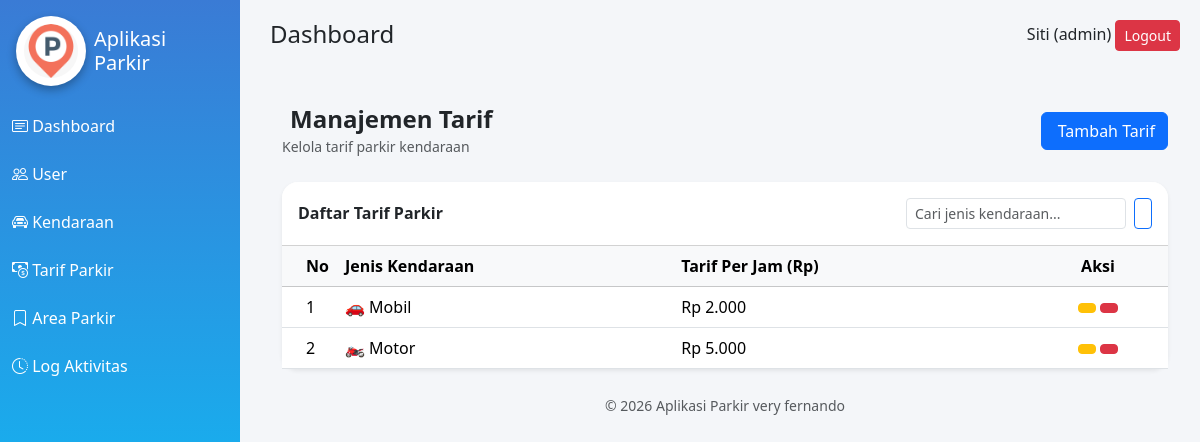
/tarif/index.php (signed in), run on the app's committed database.
### tables this page shows
CREATE TABLE `tb_tarif` (
  `id_tarif` int(11) NOT NULL,
  `jenis_kendaraan` enum('motor','mobil','lainnya') DEFAULT NULL,
  `tarif_per_jam` decimal(10,0) DEFAULT NULL
);

### tarif/index.php (the view, shortened to what this page needs)
<?php
include '../config/koneksi.php';
include '../template/header.php';
include '../template/sidebar.php';
include '../template/navbar.php';
$cari = isset($_GET['cari']) ? mysqli_real_escape_string($conn, $_GET['cari']) : '';
$where = $cari ? "WHERE jenis_kendaraan LIKE '%$cari%'" : '';
$per_halaman = 10;
$halaman     = isset($_GET['halaman']) ? intval($_GET['halaman']) : 1;
$offset      = ($halaman - 1) * $per_halaman;
$query = mysqli_query($conn, "SELECT * FROM tb_tarif $where ORDER BY id_tarif DESC LIMIT $per_halaman OFFSET $offset");
?>
<div class="content-wrapper">
  <div class="container-fluid py-4">
    <div class="d-flex justify-content-between align-items-center mb-4">
      <div>
        <h4 class="fw-bold mb-0">
          <i class="fas fa-tags me-2 text-primary"></i>Manajemen Tarif
        </h4>
        <small class="text-muted">Kelola tarif parkir kendaraan</small>
      </div>
      <a href="tambah.php" class="btn btn-primary">
        <i class="fas fa-plus me-1"></i> Tambah Tarif
      </a>
    </div>
    <div class="card shadow-sm border-0 rounded-4">
      <div class="card-header bg-white py-3 d-flex justify-content-between align-items-center rounded-top-4">
        <span class="fw-semibold">Daftar Tarif Parkir</span>
        <form method="GET" class="d-flex gap-2">
          <input
            type="text"
            name="cari"
            class="form-control form-control-sm"
            placeholder="Cari jenis kendaraan..."
            value="<?= htmlspecialchars($cari) ?>"
            style="width:220px"
          >
          <button class="btn btn-sm btn-outline-primary">
          </button>
        </form>
      </div>
      <div class="card-body p-0">
        <div class="table-responsive">
          <table class="table table-hover align-middle mb-0">
            <thead class="table-light">
              <tr>
                <th class="ps-4" style="width:50px">No</th>
                <th>Jenis Kendaraan</th>
                <th>Tarif Per Jam (Rp)</th>
                <th class="text-center" style="width:140px">Aksi</th>
              </tr>
            </thead>
            <tbody>
              <?php
              $no = $offset + 1;
              if ($query && mysqli_num_rows($query) > 0):
                while ($row = mysqli_fetch_assoc($query)):
              ?>
              <tr>
                <td class="ps-4">
                  <?= $no++ ?>
                </td>
                <td>
                  <?php
                  $jenis = strtolower($row['jenis_kendaraan']);
                  $icon = [
                    'motor'  => '🏍️',
                    'mobil'  => '🚗',
                    'truk'   => '🚛',
                    'bus'    => '🚌',
                    'sepeda' => '🚲'
                  ];
                  $ic = $icon[$jenis] ?? '🚘';
                  ?>
                  <?= $ic ?> <?= ucfirst($jenis) ?>
                </td>
                <td>
                  Rp <?= number_format($row['tarif_per_jam'], 0, ',', '.') ?>
                </td>
                <td class="text-center">
                  <a href="edit.php?id=<?= $row['id_tarif'] ?>"
                     class="btn btn-sm btn-warning"
                     title="Edit">
                  </a>
                  <a href="hapus.php?id=<?= $row['id_tarif'] ?>"
                     class="btn btn-sm btn-danger"
                     title="Hapus"
                     onclick="return confirm('Yakin hapus tarif ini?')">
                  </a>
                </td>
              </tr>
              <?php endwhile; endif; ?>
            </tbody>
          </table>
        </div>
      </div>
    </div>
  </div>
</div>
<?php include '../template/footer.php'; ?>

### template/header.php (style rules this page uses)
body { background:#f4f6f9; }
.card { border-radius:12px; box-shadow:8 4px 10px rgba(0,0,0,0.1); }

### data on the page
tb_tarif: jenis_kendaraan "🚗", jenis_kendaraan "Mobil", tarif_per_jam "2.000"
tb_tarif: jenis_kendaraan "🏍️", jenis_kendaraan "Motor", tarif_per_jam "5.000"

### other printed values
$_SESSION['nama'] "Siti"
$_SESSION['role'] "admin"
